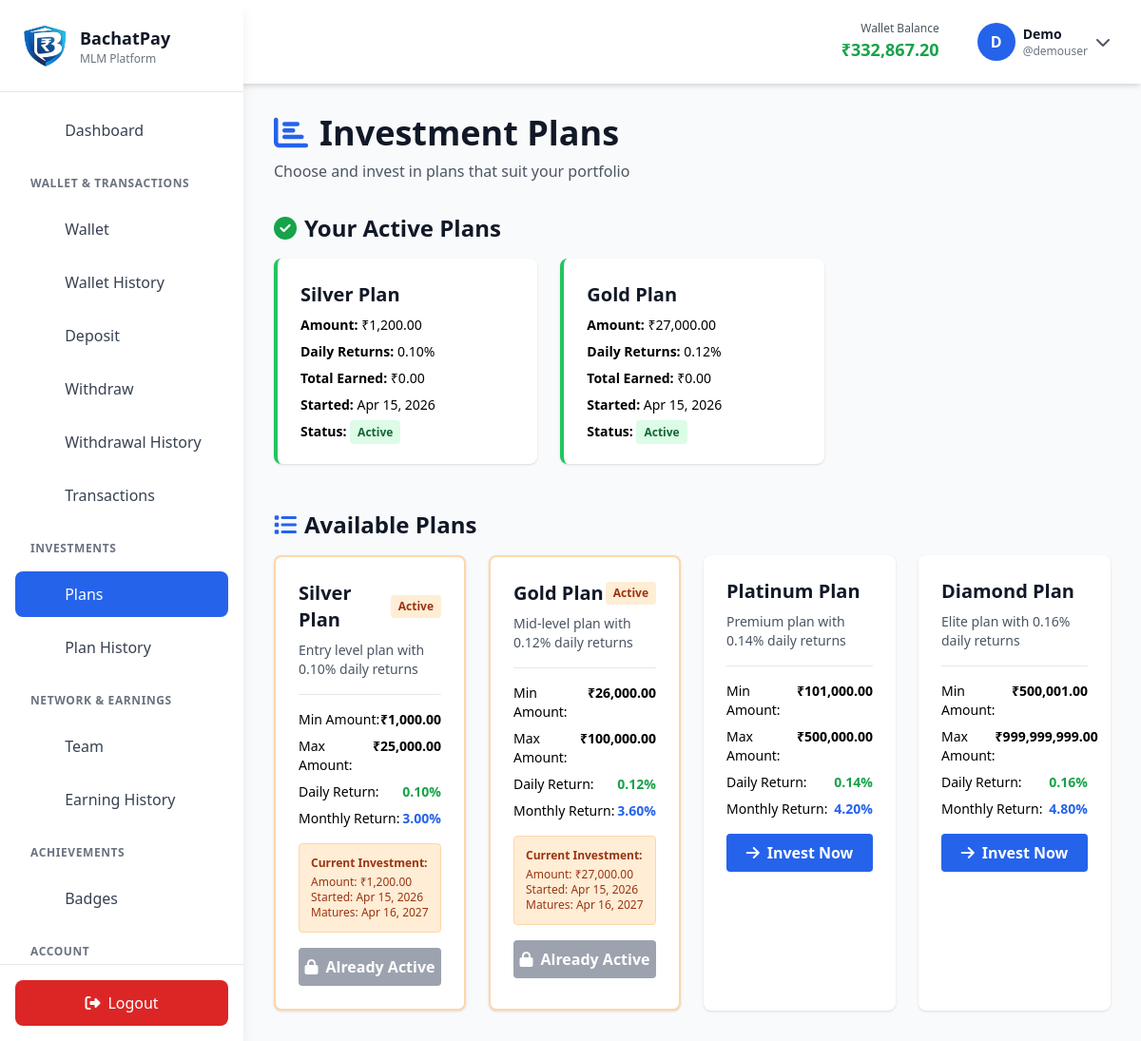
The app's page /investment-plans.php (signed in) with its own data.
### tables this page shows
CREATE TABLE `users` (
  `user_id` int(11) NOT NULL,
  `username` varchar(50) NOT NULL,
  `email` varchar(100) NOT NULL,
  `password` varchar(255) NOT NULL,
  `sponsor_id` int(11) DEFAULT NULL,
  `first_name` varchar(50) DEFAULT NULL,
  `last_name` varchar(50) DEFAULT NULL,
  `phone` varchar(15) DEFAULT NULL,
  `city` varchar(50) DEFAULT NULL,
  `state` varchar(50) DEFAULT NULL,
  `bank_account` varchar(20) DEFAULT NULL,
  `bank_name` varchar(100) DEFAULT NULL,
  `ifsc_code` varchar(20) DEFAULT NULL,
  `wallet_balance` decimal(15,2) DEFAULT 0.00,
  `total_cashback_earned` decimal(15,2) DEFAULT 0.00,
  `total_commission_earned` decimal(15,2) DEFAULT 0.00,
  `total_downline_business` decimal(15,2) DEFAULT 0.00,
  `active_investment` decimal(15,2) DEFAULT 0.00,
  `registration_date` timestamp NOT NULL DEFAULT current_timestamp(),
  `last_login` datetime DEFAULT NULL,
  `status` enum('active','inactive','suspended') DEFAULT 'active',
  `role` enum('user','admin') DEFAULT 'user',
  `reset_token` varchar(255) DEFAULT NULL,
  `reset_expires` datetime DEFAULT NULL
);

CREATE TABLE `plan_investments` (
  `invest_id` int(11) NOT NULL,
  `user_id` int(11) NOT NULL,
  `plan_id` int(11) NOT NULL,
  `investment_amount` decimal(15,2) NOT NULL,
  `daily_percentage` decimal(5,4) NOT NULL,
  `monthly_percentage` decimal(5,2) NOT NULL,
  `start_date` datetime DEFAULT current_timestamp(),
  `maturity_date` datetime DEFAULT NULL,
  `matured_at` datetime DEFAULT NULL,
  `total_earned` decimal(15,2) DEFAULT 0.00,
  `status` enum('active','matured','cancelled') DEFAULT 'active'
);

CREATE TABLE `investment_plans` (
  `plan_id` int(11) NOT NULL,
  `plan_name` varchar(100) NOT NULL,
  `min_amount` decimal(15,2) NOT NULL,
  `max_amount` decimal(15,2) NOT NULL,
  `daily_percentage` decimal(5,4) NOT NULL,
  `monthly_percentage` decimal(5,2) NOT NULL,
  `duration_days` int(11) DEFAULT NULL,
  `description` text DEFAULT NULL,
  `is_active` tinyint(1) DEFAULT 1,
  `created_at` timestamp NOT NULL DEFAULT current_timestamp(),
  `updated_at` datetime DEFAULT NULL ON UPDATE current_timestamp()
);

### includes/db.php (called while the page is built, shortened)
<?php
require_once __DIR__ . '/config.php';
function isLoggedIn() {
    return isset($_SESSION['user_id']) && !empty($_SESSION['user_id']);
}
function getCurrentUser() {
    global $pdo;
    try {
        $stmt = $pdo->prepare('SELECT * FROM users WHERE user_id = ? AND status = "active"');
        $stmt->execute([$_SESSION['user_id']]);
        return $stmt->fetch();
    } catch (PDOException $e) {
        error_log('Error fetching user: ' . $e->getMessage());
        return null;
    }
}
?>

### includes/functions.php (called while the page is built, shortened)
<?php
require_once __DIR__ . '/config.php';
require_once __DIR__ . '/db.php';
function formatCurrency($amount) {
    return '₹' . number_format($amount, 2);
}
function formatPercentage($value, $decimals = 2) {
    return number_format($value, $decimals) . '%';
}
?>

### investment-plans.php (the view, shortened to what this page needs)
<?php
require_once __DIR__ . '/includes/config.php';
require_once __DIR__ . '/includes/db.php';
require_once __DIR__ . '/includes/functions.php';
$user = getCurrentUser();
$stmt = $pdo->query('SELECT * FROM investment_plans WHERE is_active = 1 ORDER BY min_amount ASC');
$plans = $stmt->fetchAll();
$stmt = $pdo->prepare('
    SELECT pi.*, ip.plan_name
    FROM plan_investments pi
    JOIN investment_plans ip ON pi.plan_id = ip.plan_id
    WHERE pi.user_id = ? AND pi.status = "active"
    ORDER BY pi.start_date DESC
');
$stmt->execute([$user['user_id']]);
$activePlans = $stmt->fetchAll();
$activePlanIds = array_column($activePlans, 'plan_id');
?>
<!DOCTYPE html>
<html lang="en">
<head>
    <script src="https://cdn.tailwindcss.com"></script>
    <link rel="stylesheet" href="https://cdnjs.cloudflare.com/ajax/libs/font-awesome/6.4.0/css/all.min.css">
</head>
<body class="bg-gray-50">
    <?php $currentPage = 'investment-plans'; require_once __DIR__ . '/includes/navbar.php'; ?>
    <div class="lg:ml-64 px-4 sm:px-6 lg:px-8 py-8">
        <div class="mb-8">
            <h1 class="text-4xl font-bold text-gray-900 mb-2">
                <i class="fas fa-chart-bar text-blue-600 mr-3"></i>Investment Plans
            </h1>
            <p class="text-gray-600">Choose and invest in plans that suit your portfolio</p>
        </div>
        <?php if (!empty($activePlans)): ?>
        <div class="mb-12">
            <h2 class="text-2xl font-bold text-gray-900 mb-4">
                <i class="fas fa-check-circle text-green-600 mr-2"></i>Your Active Plans
            </h2>
            <div class="grid grid-cols-1 md:grid-cols-2 lg:grid-cols-3 gap-6">
                <?php foreach ($activePlans as $active): ?>
                <div class="bg-white rounded-lg shadow p-6 border-l-4 border-green-500">
                    <h3 class="text-xl font-bold text-gray-900 mb-2"><?php echo htmlspecialchars($active['plan_name']); ?></h3>
                    <div class="space-y-2 text-sm">
                        <p><strong>Amount:</strong> <?php echo formatCurrency($active['investment_amount']); ?></p>
                        <p><strong>Daily Returns:</strong> <?php echo formatPercentage($active['daily_percentage']); ?></p>
                        <p><strong>Total Earned:</strong> <?php echo formatCurrency($active['total_earned']); ?></p>
                        <p><strong>Started:</strong> <?php echo date('M d, Y', strtotime($active['start_date'])); ?></p>
                        <p><strong>Status:</strong> <span class="bg-green-100 text-green-800 px-2 py-1 rounded text-xs font-semibold">Active</span></p>
                    </div>
                </div>
                <?php endforeach; ?>
            </div>
        </div>
        <?php endif; ?>
        <h2 class="text-2xl font-bold text-gray-900 mb-4">
            <i class="fas fa-list text-blue-600 mr-2"></i>Available Plans
        </h2>
        <div class="grid grid-cols-1 md:grid-cols-2 lg:grid-cols-4 gap-6">
            <?php foreach ($plans as $plan):
                $isAlreadyActive = in_array($plan['plan_id'], $activePlanIds);
                $activePlanDetails = null;
                if ($isAlreadyActive) {
                    foreach ($activePlans as $active) {
                        if ($active['plan_id'] == $plan['plan_id']) {
                            $activePlanDetails = $active;
                            break;
                        }
                    }
                }
            ?>
            <div class="bg-white rounded-lg shadow hover:shadow-lg transition p-6 <?php echo $isAlreadyActive ? 'border-2 border-orange-200 bg-orange-50' : ''; ?>">
                <div class="flex items-center justify-between mb-2">
                    <h3 class="text-xl font-bold text-gray-900"><?php echo htmlspecialchars($plan['plan_name']); ?></h3>
                    <?php if ($isAlreadyActive): ?>
                        <span class="bg-orange-100 text-orange-800 px-2 py-1 rounded text-xs font-semibold">Active</span>
                    <?php endif; ?>
                </div>
                <p class="text-sm text-gray-600 mb-4"><?php echo htmlspecialchars($plan['description']); ?></p>
                <div class="space-y-2 text-sm mb-4 border-t pt-4">
                    <div class="flex justify-between">
                        <span>Min Amount:</span>
                        <span class="font-semibold"><?php echo formatCurrency($plan['min_amount']); ?></span>
                    </div>
                    <div class="flex justify-between">
                        <span>Max Amount:</span>
                        <span class="font-semibold"><?php echo formatCurrency($plan['max_amount']); ?></span>
                    </div>
                    <div class="flex justify-between">
                        <span>Daily Return:</span>
                        <span class="font-semibold text-green-600"><?php echo formatPercentage($plan['daily_percentage']); ?></span>
                    </div>
                    <div class="flex justify-between">
                        <span>Monthly Return:</span>
                        <span class="font-semibold text-blue-600"><?php echo formatPercentage($plan['monthly_percentage']); ?></span>
                    </div>
                </div>
                <?php if ($isAlreadyActive && $activePlanDetails): ?>
                    <div class="bg-orange-100 border border-orange-200 rounded p-3 mb-4">
                        <p class="text-xs text-orange-800 mb-1"><strong>Current Investment:</strong></p>
                        <p class="text-xs text-orange-800">Amount: <?php echo formatCurrency($activePlanDetails['investment_amount']); ?></p>
                        <p class="text-xs text-orange-800">Started: <?php echo date('M d, Y', strtotime($activePlanDetails['start_date'])); ?></p>
                        <p class="text-xs text-orange-800">Matures: <?php echo $activePlanDetails['maturity_date'] ? date('M d, Y', strtotime($activePlanDetails['maturity_date'])) : 'Never'; ?></p>
                    </div>
                    <button disabled class="w-full bg-gray-400 cursor-not-allowed text-white font-bold py-2 rounded">
                        <i class="fas fa-lock mr-2"></i>Already Active
                    </button>
                <?php else: ?>
                    <button onclick="openInvestModal(<?php echo $plan['plan_id']; ?>, '<?php echo htmlspecialchars($plan['plan_name']); ?>', <?php echo $plan['min_amount']; ?>, <?php echo $plan['max_amount']; ?>)"
                        class="w-full bg-blue-600 hover:bg-blue-700 text-white font-bold py-2 rounded transition">
                        <i class="fas fa-arrow-right mr-2"></i>Invest Now
                    </button>
                <?php endif; ?>
            </div>
            <?php endforeach; ?>
        </div>
    </div>
</body>
</html>

### includes/navbar.php (shortened to what this page needs)
<?php
if (!function_exists('buildNavbar')) {
    function buildNavbar($currentPage = 'dashboard') {
        global $user;
        $navGroups = [
            'primary' => [
                'label' => null,
                'items' => [
                    'dashboard' => ['icon' => 'fas-home', 'label' => 'Dashboard', 'url' => 'dashboard.php'],
                ]
            ],
            'wallet' => [
                'label' => 'Wallet & Transactions',
                'items' => [
                    'wallet' => ['icon' => 'fas-wallet', 'label' => 'Wallet', 'url' => 'wallet.php'],
                    'wallet-history' => ['icon' => 'fas-history', 'label' => 'Wallet History', 'url' => 'wallet-history.php'],
                    'deposit' => ['icon' => 'fas-plus-circle', 'label' => 'Deposit', 'url' => 'deposit.php'],
                    'payout' => ['icon' => 'fas-arrow-up', 'label' => 'Withdraw', 'url' => 'payout.php'],
                    'payout-history' => ['icon' => 'fas-history', 'label' => 'Withdrawal History', 'url' => 'payout-history.php'],
                    'transactions' => ['icon' => 'fas-exchange-alt', 'label' => 'Transactions', 'url' => 'transactions.php'],
                ]
            ],
            'investments' => [
                'label' => 'Investments',
                'items' => [
                    'investment-plans' => ['icon' => 'fas-chart-bar', 'label' => 'Plans', 'url' => 'investment-plans.php'],
                    'plan-history' => ['icon' => 'fas-history', 'label' => 'Plan History', 'url' => 'plan-history.php'],
                ]
            ],
            'network' => [
                'label' => 'Network & Earnings',
                'items' => [
                    'team' => ['icon' => 'fas-sitemap', 'label' => 'Team', 'url' => 'team.php'],
                    'earning-history' => ['icon' => 'fas-chart-line', 'label' => 'Earning History', 'url' => 'earning-history.php'],
                ]
            ],
            'achievements' => [
                'label' => 'Achievements',
                'items' => [
                    'badges' => ['icon' => 'fas-trophy', 'label' => 'Badges', 'url' => 'badges.php'],
                ]
            ],
            'account' => [
                'label' => 'Account',
                'items' => [
                    'settings' => ['icon' => 'fas-cogs', 'label' => 'Settings', 'url' => 'settings.php'],
                    'support-tickets' => ['icon' => 'fas-headset', 'label' => 'Support', 'url' => 'support-tickets.php'],
                ]
            ],
        ];
        return [
            'groups' => $navGroups,
            'current' => $currentPage,
            'user' => $user
        ];
    }
}
?>
<div id="sidebar" class="fixed left-0 top-0 h-screen w-64 bg-white shadow-lg z-50 transform -translate-x-full lg:translate-x-0 transition-transform duration-300">
    <div class="p-6 border-b">
        <div class="flex items-center space-x-3">
            <img src="../assets/images/logos/logo.png" alt="Bachat Pay Logo" class="w-12 h-12">
            <div>
                <h1 class="text-lg font-bold text-gray-900">BachatPay</h1>
                <p class="text-xs text-gray-500">MLM Platform</p>
            </div>
        </div>
    </div>
    <nav class="p-4 space-y-2 overflow-y-auto scrollbar-thin max-h-[calc(100vh-180px)]">
        <?php
        $navbar = buildNavbar($currentPage ?? 'dashboard');
        foreach ($navbar['groups'] as $groupKey => $group):
        ?>
            <?php if ($group['label']): ?>
                <div class="px-4 pt-4 pb-2">
                    <p class="text-xs font-semibold text-gray-500 uppercase tracking-wider"><?php echo $group['label']; ?></p>
                </div>
            <?php endif; ?>
            <?php foreach ($group['items'] as $key => $item):
                $isActive = $navbar['current'] === $key;
            ?>
                <a href="<?php echo $item['url']; ?>"
                   class="block px-4 py-3 rounded-lg transition <?php echo $isActive ? 'bg-blue-600 text-white' : 'text-gray-700 hover:bg-gray-100'; ?>">
                    <span><?php echo $item['label']; ?></span>
                </a>
            <?php endforeach; ?>
        <?php endforeach; ?>
    </nav>
    <div class="absolute bottom-0 w-full p-4 border-t">
        <a href="logout.php" class="block w-full px-4 py-3 bg-red-600 text-white rounded-lg text-center font-medium hover:bg-red-700 transition">
            <i class="fas fa-sign-out-alt mr-2"></i>Logout
        </a>
    </div>
</div>
<nav class="bg-white shadow-md sticky top-0 z-30">
    <div class="p-4 flex justify-between items-center">
        <div class="flex items-center space-x-4">
            <div class="hidden sm:block">
                <h2 class="text-sm font-bold text-gray-900">Dashboard</h2>
                <p class="text-xs text-gray-500">MLM Financial Management</p>
            </div>
        </div>
        <div class="flex items-center space-x-6">
            <div class="hidden md:block text-right">
                <p class="text-xs text-gray-600">Wallet Balance</p>
                <p class="text-lg font-bold text-green-600"><?php echo formatCurrency($user['wallet_balance'] ?? 0); ?></p>
            </div>
            <div class="relative group">
                <button class="flex items-center space-x-2 px-4 py-2 rounded-lg hover:bg-gray-100 transition">
                    <div class="w-10 h-10 bg-blue-600 text-white rounded-full flex items-center justify-center font-bold">
                        <?php echo strtoupper(substr($user['username'] ?? 'U', 0, 1)); ?>
                    </div>
                    <div class="hidden sm:block text-left">
                        <p class="text-sm font-bold text-gray-900"><?php echo htmlspecialchars($user['first_name'] ?? $user['username'] ?? 'User'); ?></p>
                        <p class="text-xs text-gray-500">@<?php echo htmlspecialchars($user['username'] ?? 'user'); ?></p>
                    </div>
                    <i class="fas fa-chevron-down text-gray-600"></i>
                </button>
            </div>
        </div>
    </div>
</nav>

### records on screen
users: wallet_balance "₹332,867.20", username "D", first_name "Demo", username "demouser"
plan_investments: plan.plan_name "Silver Plan", investment_amount "₹1,200.00", daily_percentage "0.10%", total_earned "₹0.00", start_date "Apr 15, 2026", maturity_date "Apr 16, 2027"
plan_investments: plan.plan_name "Gold Plan", investment_amount "₹27,000.00", daily_percentage "0.12%", total_earned "₹0.00", start_date "Apr 15, 2026", maturity_date "Apr 16, 2027"
investment_plans: plan_name "Silver Plan", shows "Active", description "Entry level plan with 0.10% daily returns", min_amount "₹1,000.00", max_amount "₹25,000.00", daily_percentage "0.10%", monthly_percentage "3.00%"
investment_plans: plan_name "Gold Plan", shows "Active", description "Mid-level plan with 0.12% daily returns", min_amount "₹26,000.00", max_amount "₹100,000.00", daily_percentage "0.12%", monthly_percentage "3.60%"
investment_plans: plan_name "Platinum Plan", description "Premium plan with 0.14% daily returns", min_amount "₹101,000.00", max_amount "₹500,000.00", daily_percentage "0.14%", monthly_percentage "4.20%"
investment_plans: plan_name "Diamond Plan", description "Elite plan with 0.16% daily returns", min_amount "₹500,001.00", max_amount "₹999,999,999.00", daily_percentage "0.16%", monthly_percentage "4.80%"

### other values on screen
$item['label'] "Dashboard"
$group['label'] "WALLET & TRANSACTIONS"
$item['label'] "Wallet"
$item['label'] "Wallet History"
$item['label'] "Deposit"
$item['label'] "Withdraw"
$item['label'] "Withdrawal History"
$item['label'] "Transactions"
$group['label'] "INVESTMENTS"
$item['label'] "Plans"
$item['label'] "Plan History"
$group['label'] "NETWORK & EARNINGS"
$item['label'] "Team"
$item['label'] "Earning History"
$group['label'] "ACHIEVEMENTS"
